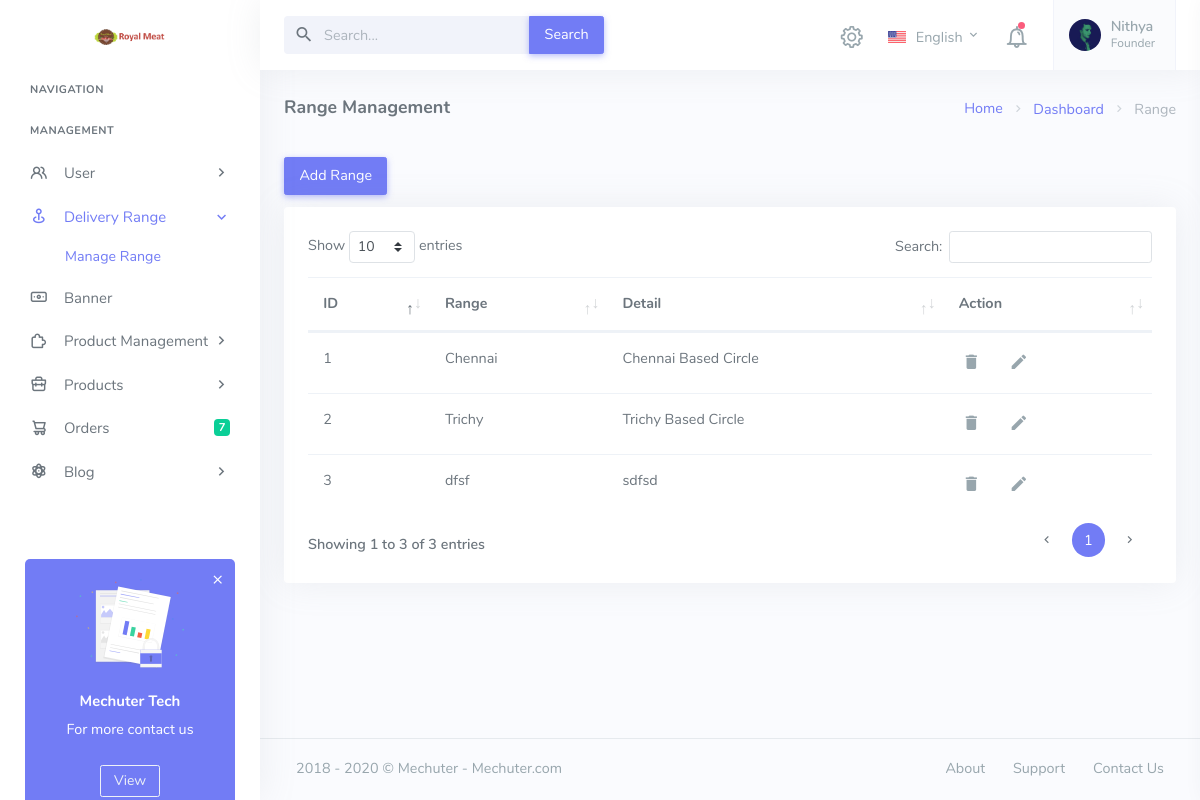
The app's page /Site/API/admin/range.php (signed in) with its own data.
### tables this page shows
CREATE TABLE IF NOT EXISTS `shop_range` (
  `r_id` int(11) NOT NULL AUTO_INCREMENT,
  `range_name` varchar(2000) NOT NULL,
  `range_detail` varchar(2000) NOT NULL,
  `r_created_on` datetime NOT NULL DEFAULT current_timestamp() ON UPDATE current_timestamp(),
  PRIMARY KEY (`r_id`)
);

### Site/API/admin/range.php (the view, shortened to what this page needs)
<?php
	include('includes/config.php');
	if(strlen($_SESSION['login'])==0)
	{
		header('location:index.php');
	}
	else{
	?>
	<!DOCTYPE html>
	<html lang="en">
		<head>
			<?php include 'includes/head.php';?>
			<link href="assets/css/vendor/dataTables.bootstrap4.css" rel="stylesheet" type="text/css" />
			<link href="assets/css/vendor/responsive.bootstrap4.css" rel="stylesheet" type="text/css" />
		</head>
		<body class="loading" data-layout-config='{"leftSideBarTheme":"light","layoutBoxed":false, "leftSidebarCondensed":false, "leftSidebarScrollable":false,"darkMode":false, "showRightSidebarOnStart": false}'>
			<div class="wrapper">
				<?php include 'includes/left-navigation.php';?>
				<div class="content-page">
					<div class="content">
						<?php include 'includes/top-menu.php';?>
						<div class="container-fluid">
							<div class="row">
								<div class="col-12">
									<div class="page-title-box">
										<div class="page-title-right">
											<ol class="breadcrumb m-0">
												<li class="breadcrumb-item"><a href="javascript: void(0);">Home</a></li>
												<li class="breadcrumb-item"><a href="javascript: void(0);">Dashboard</a></li>
												<li class="breadcrumb-item active">Range</li>
											</ol>
										</div>
										<h4 class="page-title">Range Management</h4>
									</div>
								</div>
							</div>
							<div class="row">
								<button type="button" class="btn btn-primary m-2" data-toggle="modal" data-target="#signup-modal">Add Range</button>
								<div class="col-lg-12">
									<div class="card">
										<div class="card-body">
											<table id="basic-datatable" class="table dt-responsive nowrap w-100">
												<thead>
													<tr>
														<th>ID</th>
														<th>Range</th>
														<th>Detail</th>
														<th>Action</th>
													</tr>
												</thead>
												<tbody>
													<?php
														$query = mysqli_query($con, "Select * FROM shop_range");
														$rowcount = mysqli_num_rows($query);
														if ($rowcount == 0) {
														?>
														<tr>
															<td colspan="7" align="center">
																<h3 style="color:black">No record found</h3>
															</td>
															<tr>
																<?php
																	} else {
																	while ($row = mysqli_fetch_array($query)) {
																	?>
																	<tr>
																		<td><?php echo htmlentities($row['r_id']); ?></td>
																		<td><?php echo htmlentities($row['range_name']); ?></td>
																		<td><?php echo htmlentities($row['range_detail']); ?></td>
																		<td>
																			<a href="<?php echo htmlentities($_SERVER['PHP_SELF']); ?>?scid=<?php echo htmlentities($row['r_id']); ?>&&action=del" onclick="return confirm('Are you sure you want to delete?');" class="action-icon" ><i class="mdi mdi-delete"></i></a> &nbsp;&nbsp;&nbsp;&nbsp;
																			<a href="edit-range.php?scid=<?php echo htmlentities($row['r_id']); ?>" class="action-icon"><i class="mdi mdi-pencil"></i></a>
																		</td>
																	</tr>
																<?php } } ?>
														</tbody>
													</table>
												</div>
											</div>
										</div>
									</div>
								</div>
								<?php include 'includes/footer.php';?>
							</div>
						</div>
					</body>
				</html>
			<?php } ?>

### records on screen
shop_range: r_id "1", range_name "Chennai", range_detail "Chennai Based Circle"
shop_range: r_id "2", range_name "Trichy", range_detail "Trichy Based Circle"
shop_range: r_id "3", range_name "dfsf", range_detail "sdfsd"

### other values on screen
$countorder "7"
$name "Nithya"
